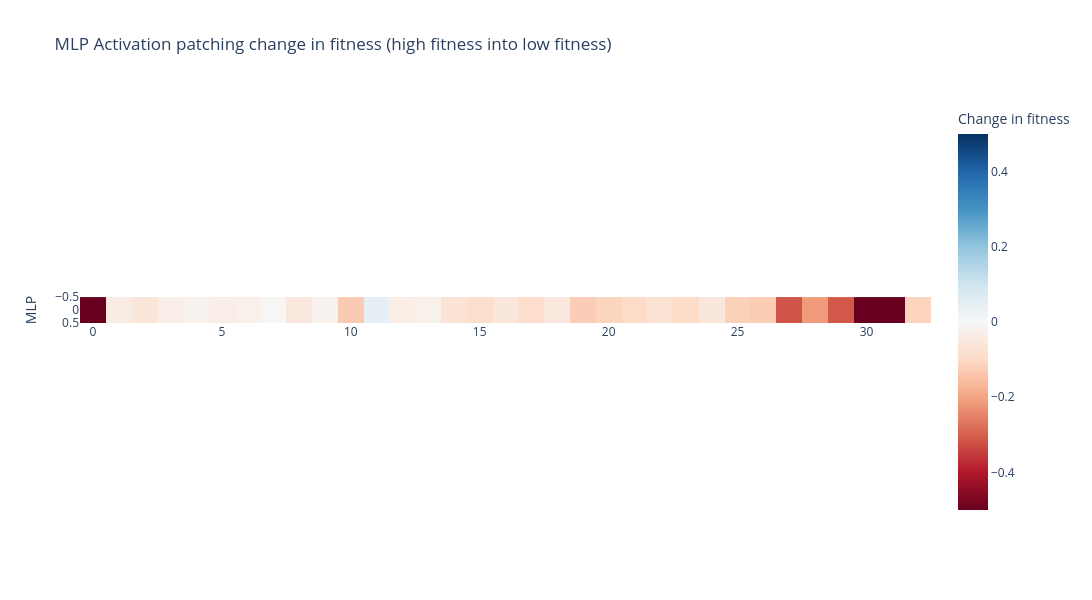

Here is the notebook cell this chart was saved with:
### Code cell
imshow(
    patched_mlp_output.T,
    labels={"x": "", "y": "MLP", "color": "Change in fitness"},
    title="MLP Activation patching change in fitness (high fitness into low fitness)",
    width=1400,
    height=600,
    range_color=(-0.5,0.5)
)

### Figure 1 — Plotly figure (JSON) as saved in the notebook; plotly's stock layout.template omitted (floating-point values rounded to 4 significant figures)
{"data": [{"coloraxis": "coloraxis", "hovertemplate": "x: %{x}<br>MLP: %{y}<br>Change in fitness: %{z}<extra></extra>", "name": "0", "type": "heatmap", "xaxis": "x", "yaxis": "y", "z": [[-0.9082, -0.03788, -0.06038, -0.03269, -0.01859, -0.03435, -0.02535, -0.00414, -0.05253, -0.01625, -0.13, 0.04322, -0.03589, -0.02428, -0.07116, -0.0889, -0.05701, -0.09241, -0.05305, -0.1251, -0.1117, -0.09876, -0.07489, -0.09737, -0.05603, -0.1189, -0.1258, -0.3169, -0.2125, -0.3109, -0.6345, -0.7398, -0.1129]]}], "layout": {"coloraxis": {"autocolorscale": false, "cmax": 0.5, "cmid": 0, "cmin": -0.5, "colorbar": {"title": {"text": "Change in fitness"}}, "colorscale": [[0, "rgb(103,0,31)"], [0.1, "rgb(178,24,43)"], [0.2, "rgb(214,96,77)"], [0.3, "rgb(244,165,130)"], [0.4, "rgb(253,219,199)"], [0.5, "rgb(247,247,247)"], [0.6, "rgb(209,229,240)"], [0.7, "rgb(146,197,222)"], [0.8, "rgb(67,147,195)"], [0.9, "rgb(33,102,172)"], [1, "rgb(5,48,97)"]]}, "height": 600, "title": {"text": "MLP Activation patching change in fitness (high fitness into low fitness)"}, "width": 1400, "xaxis": {"anchor": "y", "constrain": "domain", "domain": [0, 1], "scaleanchor": "y"}, "yaxis": {"anchor": "x", "autorange": "reversed", "constrain": "domain", "domain": [0, 1], "title": {"text": "MLP"}}}}
